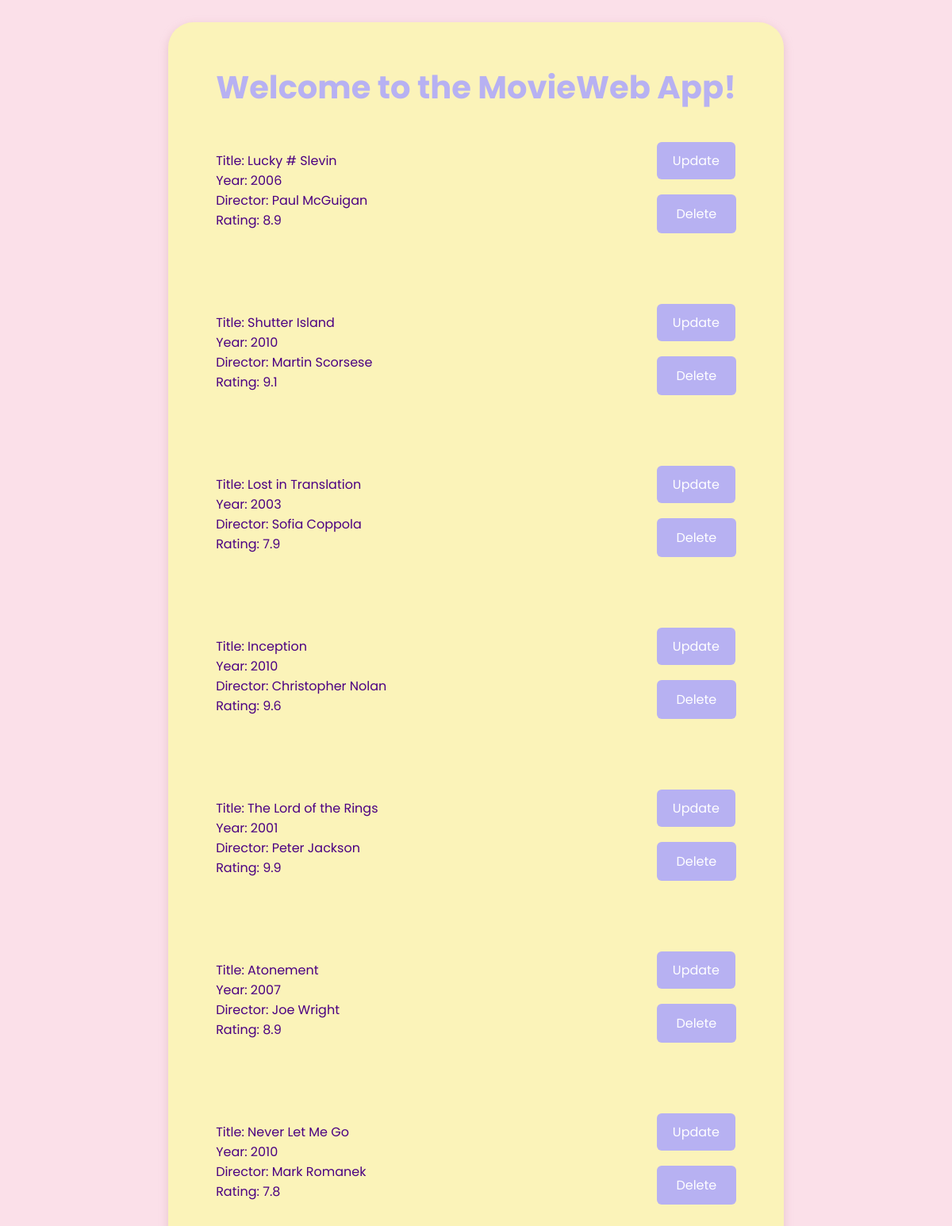
Before: / with the older database file.
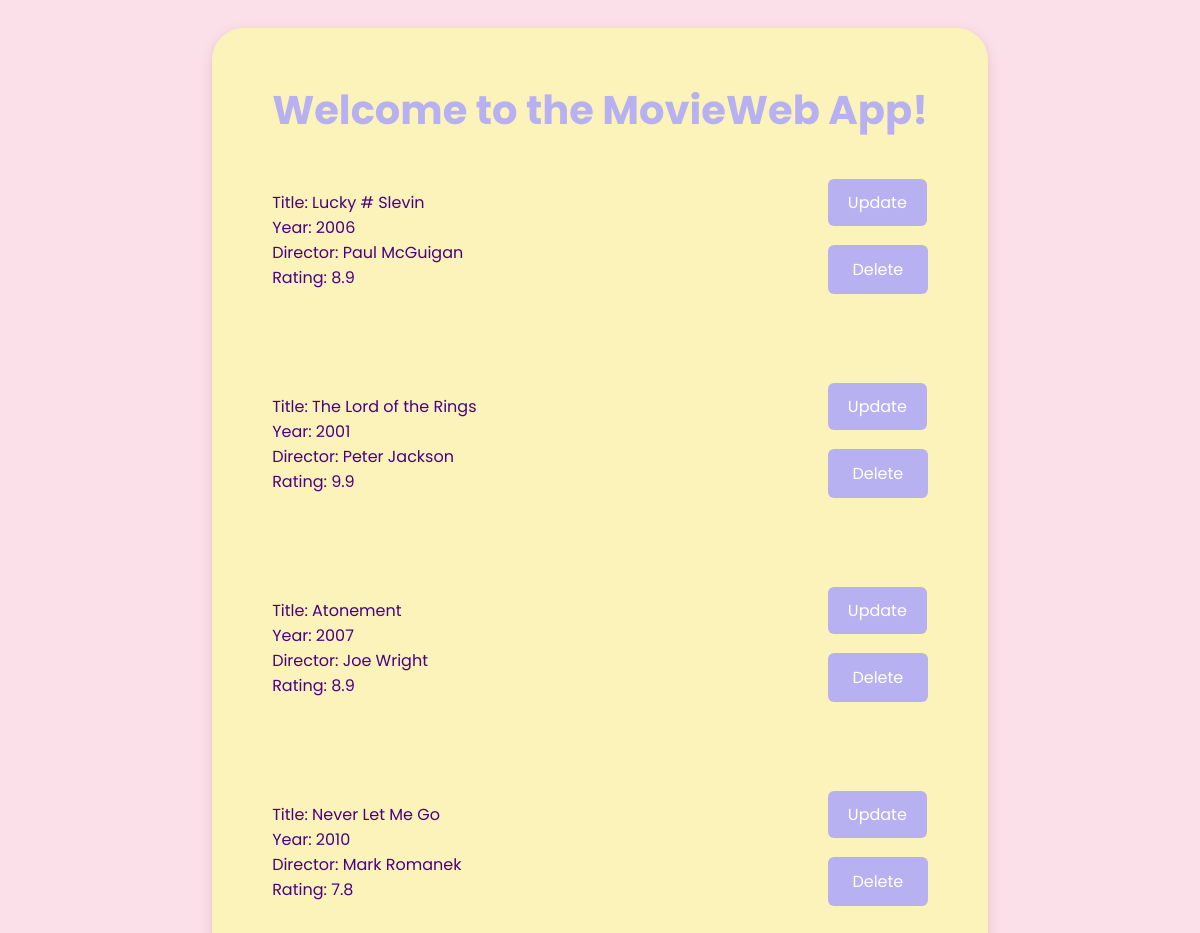
After: the same page with the newer database file.
### datamanager/data_models.py (models this page shows, shortened)
class Movie(db.Model):
    __tablename__ = "movies"
    id = Column(Integer, primary_key=True, autoincrement=True)
    name = Column(String)
    director = Column(String)
    year = Column(Integer)
    rating = Column (Float)

### app.py (the view)
@app.route('/')
def home():
    movies = data_manager.get_all_movies()
    return render_template('index.html', movies=movies)

### datamanager/sqlite_data_manager.py (called while the page is built)
    def get_all_movies(self):
        movies = self.models.Movie.query.all()
        return movies

### templates/index.html (shortened to what this page needs)
<!DOCTYPE html>
<html lang="en">
<head>
    <link rel="stylesheet" href="/static/styles.css">
</head>
<body>
<main>
    <h1>Welcome to the MovieWeb App!</h1>
    <div>
        <ul>
            {% for movie in movies %}
            <li>
                <div>
                    Title: {{ movie.name }} <br>
                    Year: {{ movie.year }} <br>
                    Director: {{ movie.director }} <br>
                    Rating: {{ movie.rating }} <br>
                </div>
                <div id="update-delete">
                    <a href="/update_movie" id="update-button">Update</a>
                    <form method="POST"
                          action="{{ url_for('delete_movie', movie_id=movie.id) }}">
                        <button type="submit">Delete</button>
                    </form>
                </div>
            </li>
            {% endfor %}
        </ul>
    </div>
</main>
</body>
</html>

### static/styles.css (style rules this page uses)
body { background-color: #FBE0E9; font-family: 'Poppins', sans-serif; color: #4B0082; display: flex; justify-content: center; }
main { background-color: #FBF3B9; border-radius: 2rem; padding: 25px 60px; margin: 20px; box-shadow: 0 4px 12px rgba(200, 150, 160, 0.4); }
h1 { font-family: 'Poppins', sans-serif; font-weight: bold; font-size: 2.5em; color: #B7B1F2; text-align: center; margin-bottom: 50px; }
ul { padding: 0; list-style-type: none; }
li { margin-bottom: 20px; color: #4B0082; }
form { margin-top: 30px; text-align: center; }
#update-button, form button { text-decoration: none; width: 100px; padding: 12px 20px; background-color: #B7B1F2; color: white; border: none; border-radius: 6px; cursor: pointer; font-size: 1em; font-family: 'Poppins', sans-serif; }
li { display: flex; justify-content: space-between; margin-bottom: 100px; }

Changed rows visible on the page:
removed Movie: name "Shutter Island", year "2010", director "Martin Scorsese", rating "9.1"
removed Movie: name "Lost in Translation", year "2003", director "Sofia Coppola", rating "7.9"
removed Movie: name "Inception", year "2010", director "Christopher Nolan", rating "9.6"
